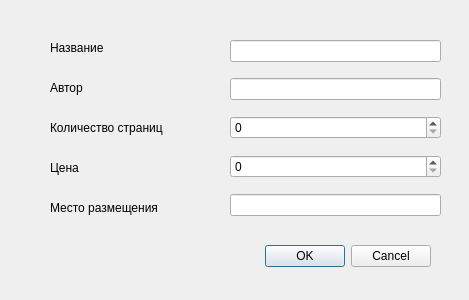
<?xml version="1.0" encoding="UTF-8"?>
<ui version="4.0">
 <class>addBook</class>
 <widget class="QDialog" name="addBook">
  <property name="geometry">
   <rect>
    <x>0</x>
    <y>0</y>
    <width>469</width>
    <height>300</height>
   </rect>
  </property>
  <property name="windowTitle">
   <string>Dialog</string>
  </property>
  <widget class="QDialogButtonBox" name="buttonBox">
   <property name="geometry">
    <rect>
     <x>30</x>
     <y>240</y>
     <width>401</width>
     <height>32</height>
    </rect>
   </property>
   <property name="orientation">
    <enum>Qt::Horizontal</enum>
   </property>
   <property name="standardButtons">
    <set>QDialogButtonBox::Cancel|QDialogButtonBox::Ok</set>
   </property>
  </widget>
  <widget class="QLabel" name="titleLabel">
   <property name="geometry">
    <rect>
     <x>50</x>
     <y>40</y>
     <width>161</width>
     <height>16</height>
    </rect>
   </property>
   <property name="text">
    <string>Название</string>
   </property>
  </widget>
  <widget class="QLabel" name="authorLabel">
   <property name="geometry">
    <rect>
     <x>50</x>
     <y>80</y>
     <width>161</width>
     <height>16</height>
    </rect>
   </property>
   <property name="text">
    <string>Автор</string>
   </property>
  </widget>
  <widget class="QLabel" name="pagecountLabel">
   <property name="geometry">
    <rect>
     <x>50</x>
     <y>120</y>
     <width>161</width>
     <height>16</height>
    </rect>
   </property>
   <property name="text">
    <string>Количество страниц</string>
   </property>
  </widget>
  <widget class="QLabel" name="priceLabel">
   <property name="geometry">
    <rect>
     <x>50</x>
     <y>160</y>
     <width>161</width>
     <height>16</height>
    </rect>
   </property>
   <property name="text">
    <string>Цена</string>
   </property>
  </widget>
  <widget class="QLabel" name="dateLabel">
   <property name="geometry">
    <rect>
     <x>50</x>
     <y>200</y>
     <width>161</width>
     <height>16</height>
    </rect>
   </property>
   <property name="text">
    <string>Место размещения</string>
   </property>
  </widget>
  <widget class="QWidget" name="">
   <property name="geometry">
    <rect>
     <x>230</x>
     <y>30</y>
     <width>211</width>
     <height>201</height>
    </rect>
   </property>
   <layout class="QVBoxLayout" name="form">
    <item>
     <widget class="QLineEdit" name="title"/>
    </item>
    <item>
     <widget class="QLineEdit" name="author"/>
    </item>
    <item>
     <widget class="QSpinBox" name="pagecount">
      <property name="maximum">
       <number>999999</number>
      </property>
     </widget>
    </item>
    <item>
     <widget class="QSpinBox" name="price">
      <property name="maximum">
       <number>99999999</number>
      </property>
     </widget>
    </item>
    <item>
     <widget class="QLineEdit" name="date"/>
    </item>
   </layout>
  </widget>
 </widget>
 <resources/>
 <connections>
  <connection>
   <sender>buttonBox</sender>
   <signal>rejected()</signal>
   <receiver>addBook</receiver>
   <slot>reject()</slot>
   <hints>
    <hint type="sourcelabel">
     <x>316</x>
     <y>260</y>
    </hint>
    <hint type="destinationlabel">
     <x>286</x>
     <y>274</y>
    </hint>
   </hints>
  </connection>
  <connection>
   <sender>buttonBox</sender>
   <signal>accepted()</signal>
   <receiver>addBook</receiver>
   <slot>accept()</slot>
   <hints>
    <hint type="sourcelabel">
     <x>248</x>
     <y>254</y>
    </hint>
    <hint type="destinationlabel">
     <x>157</x>
     <y>274</y>
    </hint>
   </hints>
  </connection>
 </connections>
</ui>
